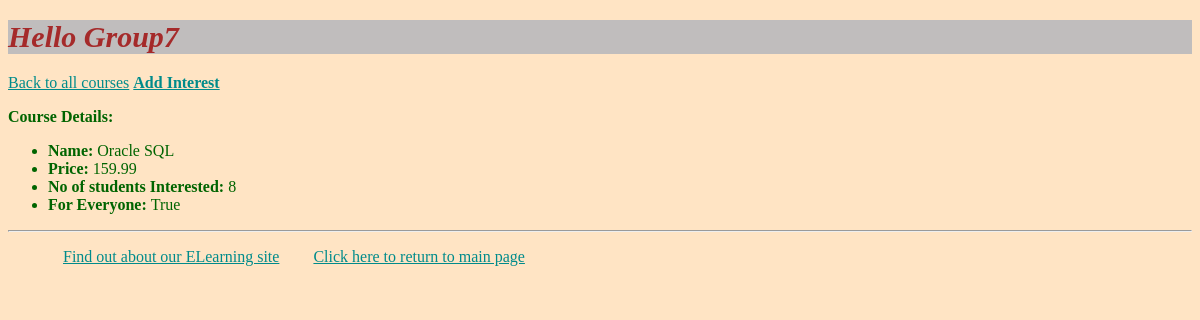
/myapp/courses/4/, run on the app's committed database.
### myapp/models.py (models this page shows, shortened)
class Course(models.Model):
    topic = models.ForeignKey(Topic, related_name='courses', on_delete=models.CASCADE)
    name = models.CharField(max_length=200)
    interested = models.PositiveIntegerField(default=0)
    stages = models.PositiveIntegerField(default=3)
    price = models.DecimalField(max_digits=10, decimal_places=2)
    for_everyone = models.BooleanField(default=True)
    description = models.TextField(max_length=300, null=True, blank=True)

### myapp/views.py (the view)
# urls.py: path(r'courses/<int:course_no>/', views.coursedetail, name='coursedetail'),
def coursedetail(request, course_no):
    course = get_object_or_404(Course, id=course_no)
    context = {'course': course}
    return render(request, 'myapp/coursedetail.html', context)

### myapp/templates/myapp/coursedetail.html
{% extends 'myapp/base.html' %}
{% block body_block %}
    <a href="{% url 'myapp:courses' %}">Back to all courses</a>
    <b><a href="{% url 'myapp:add_interest' course.id %}">Add Interest</a> </b>
    <p><b>Course Details:</b></p>
    <ul>
        <li>
            <b>Name: </b>{{ course.name}}
        </li>
        <li>
            <b>Price: </b>{{ course.price }}
        </li>
        <li>
            <b>No of students Interested: </b>{{ course.interested }}
        </li>
        <li>
            <b>For Everyone: </b>{{ course.for_everyone }}
        </li>
    </ul>
{% endblock %}

### myapp/static/style.css (style rules this page uses)
body { background-color: bisque; color: darkgreen; }
a { color: darkcyan; }

### data on the page
Course: name "Oracle SQL", price "159.99", interested "8", for_everyone "True"
